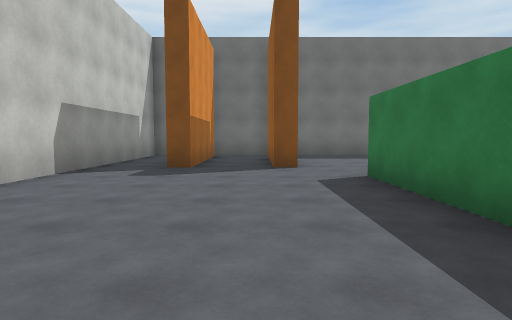
view 1 (above)

19 first-person views from a walk through a scene from a Unity 3-D project. The camera is 1.3 m above the floor, tilts 4° down and sees 75° across. The floor is counted in squares, 2 m on a side. Each view is taken from the middle of a square. On the plan, view 1 faces up. The plan holds only what a view shows up to about 10 squares ahead; the rest is blank. The place goes on beyond the plan. The player character is not drawn.

view 2
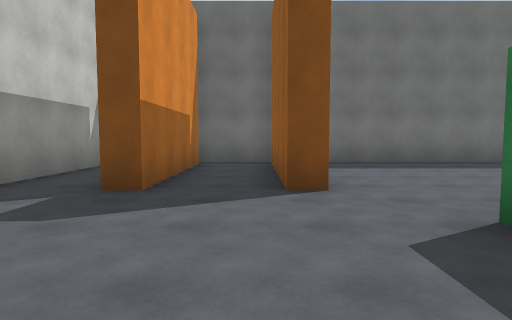

view 3
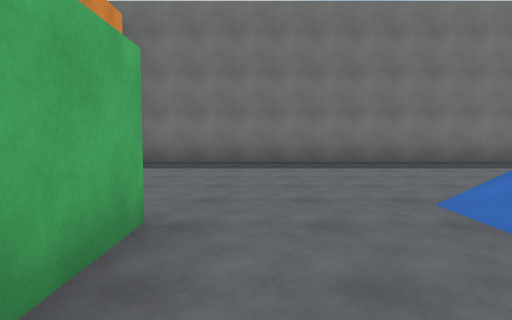

view 4
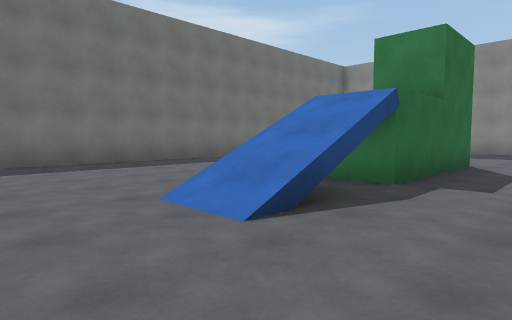

view 5
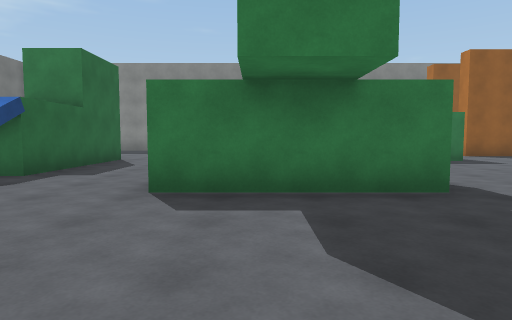

view 6
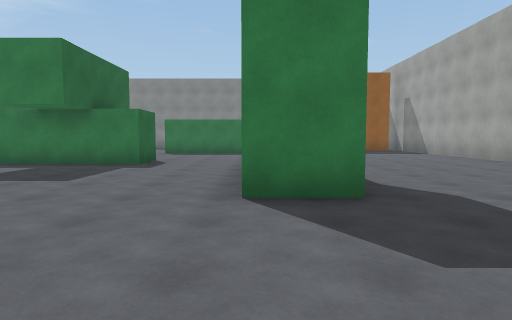

view 7
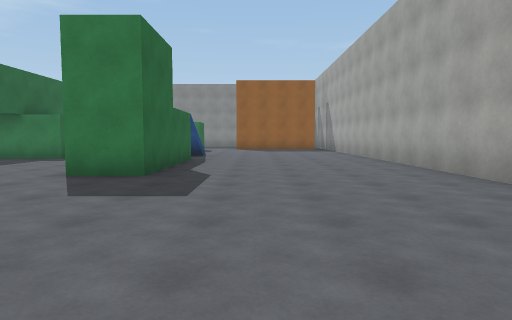

view 8
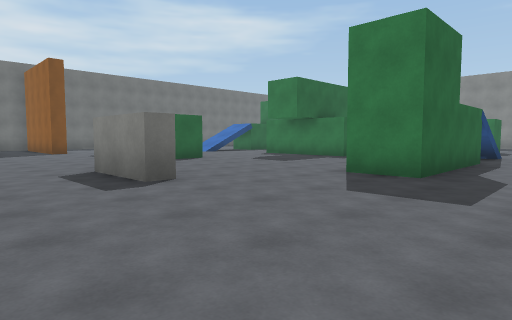

view 9
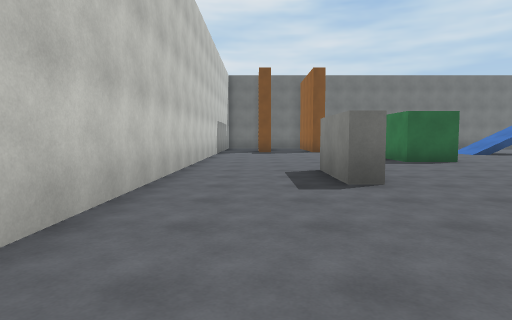

view 10
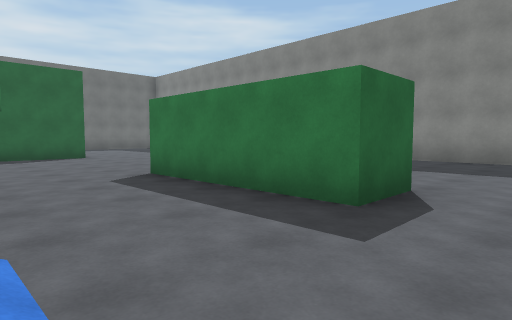

view 11
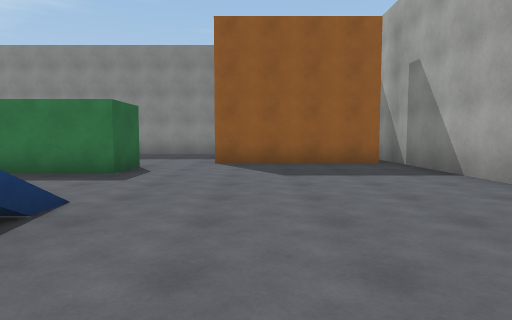

view 12
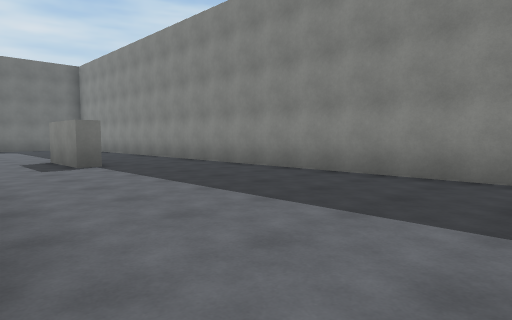

view 13
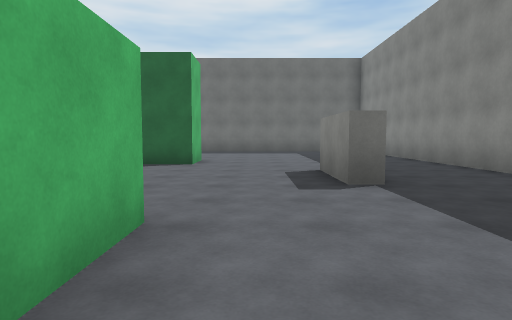

view 14
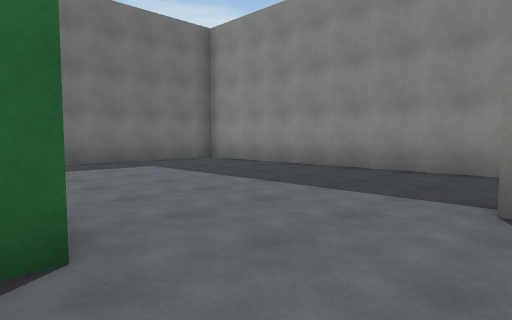

view 15
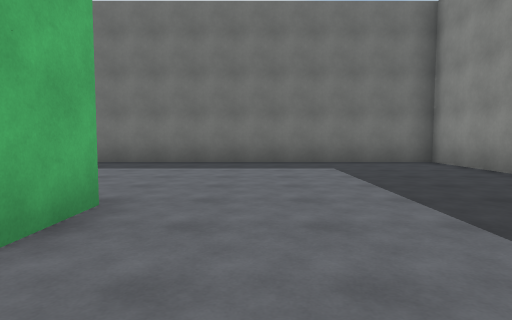

view 16
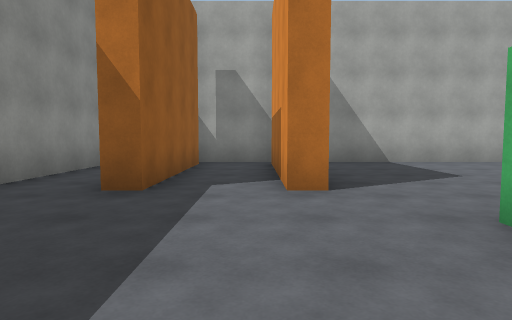

view 17
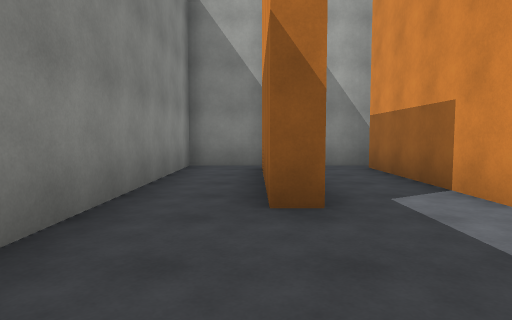

view 18
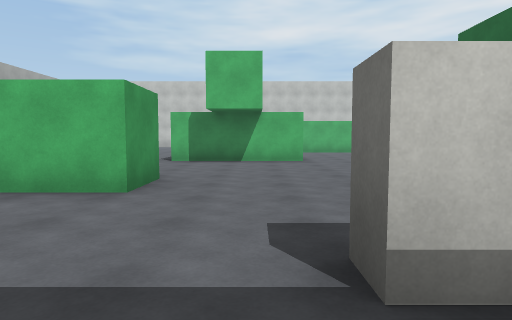

view 19
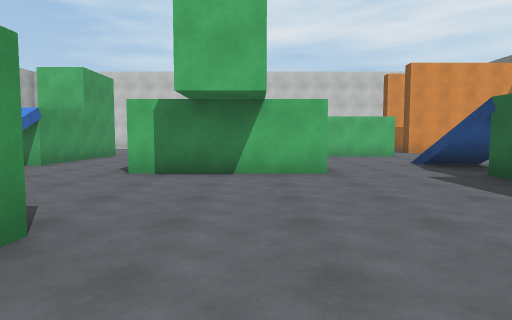

### Floor plan
Points are (right, up) in squares from view 1. A wall is a line through its corners. A room is listed if a view was taken in it or the views show most of it. See-through windows are left out.
Room 1 (views 1, 2, 3, 4, 5, 6, 7, 8, 9, 10, 11, 12, 13, 14, 15, 16, 17, 18, 19)
walls: (8.2, 2.4) (8.2, -1.3) (6.8, -1.3) (6.8, 2.2); (6.5, -5.2) (2.5, -5.2) (2.5, -3.8); (3.2, 1.5) (1.9, 1.5) (1.9, 5.5); (13.2, -4.5) (11.9, -4.5) (11.9, -0.5) (13.2, -0.5) (13.2, -2); (3.9, -3.8) (6.5, -3.8) (6.5, -4.2); (15.8, 2) (15.8, 1.5) (15.3, 1.5) (15.3, 3.5); (12.5, 6.2) (12.5, 4.8) (8.5, 4.8) (8.5, 5.9); (3.2, 5.5) (3.2, 4); (-0.1, -2.5) (-0.7, -2.5) (-0.7, -0.5); (1, 7) (0.4, 7) (0.4, 10.9); (14.1, -10.1) (14.1, -6) (14.6, -6) (14.6, -10); (16.4, -10) (16.4, -6) (16.9, -6) (16.9, -9.9); (-3.5, 3) (-3.5, -5.1); (1.5, -10.5) (18.5, -10.5) (18.5, 11.5) (-1.5, 11.5); (-1.4, 11) (-1.4, 7) (-1.9, 7); (-3.5, 10.5) (-3.5, 4.5)
ways out: gap at (-2, 11); gap at (1, 11)

Positions as (right, up) in squares from view 1, and headings:
1: (0, 0), facing up
2: (0, 3), facing up
3: (4, 3), facing up
4: (4, 3), facing up-right
5: (3, 1), facing right
6: (-1, -4), facing right
7: (-3, -7), facing right
8: (-3, -7), facing up-right
9: (-2, -7), facing up
10: (9, -6), facing up-right
11: (6, -7), facing right
12: (13, -6), facing up-right
13: (14, -3), facing up
14: (12, 3), facing up-right
15: (14, 3), facing up
16: (15, -2), facing down
17: (17, -3), facing down
18: (17, 1), facing left
19: (14, 1), facing left
